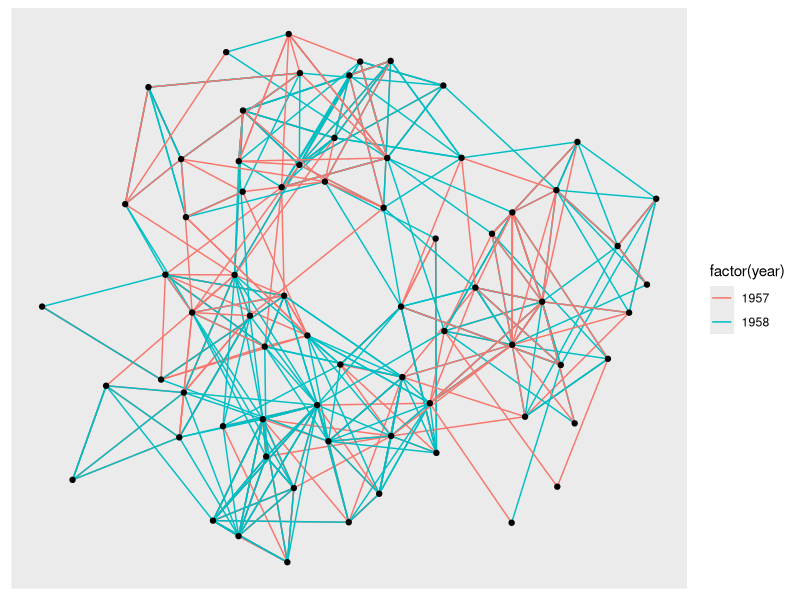
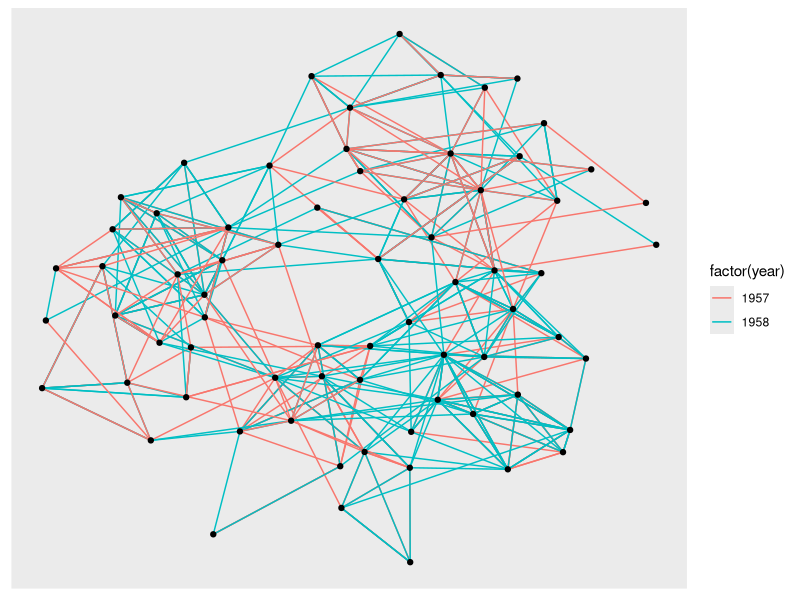
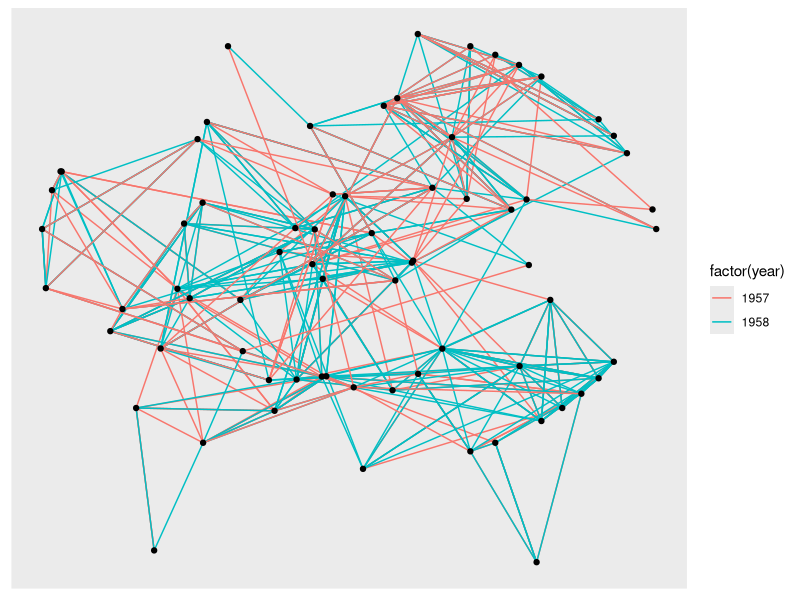
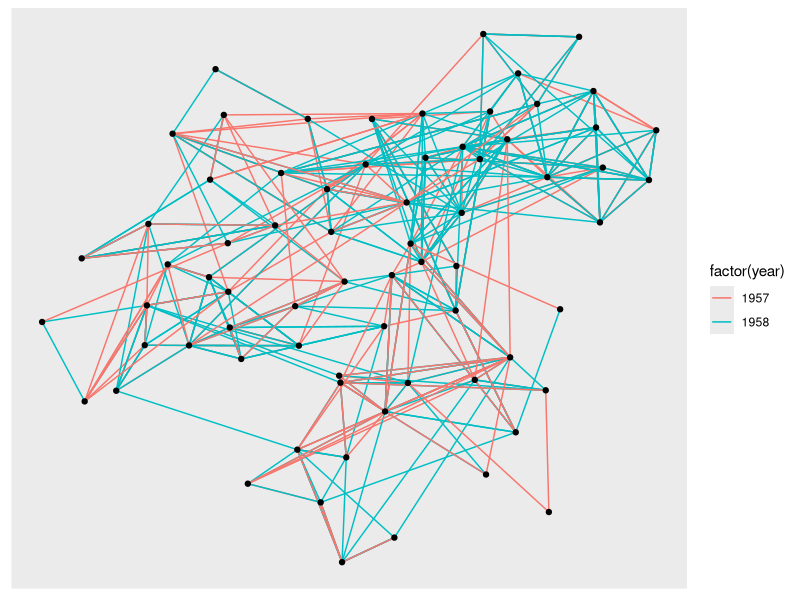
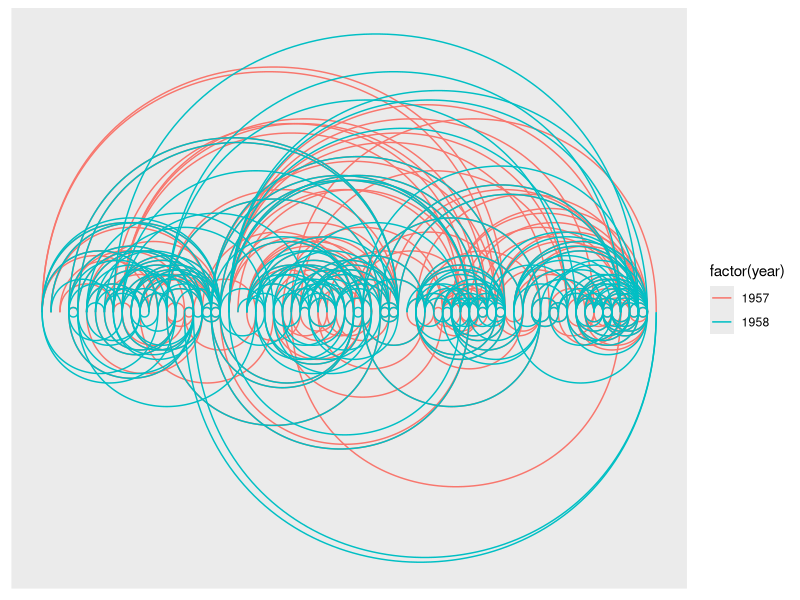
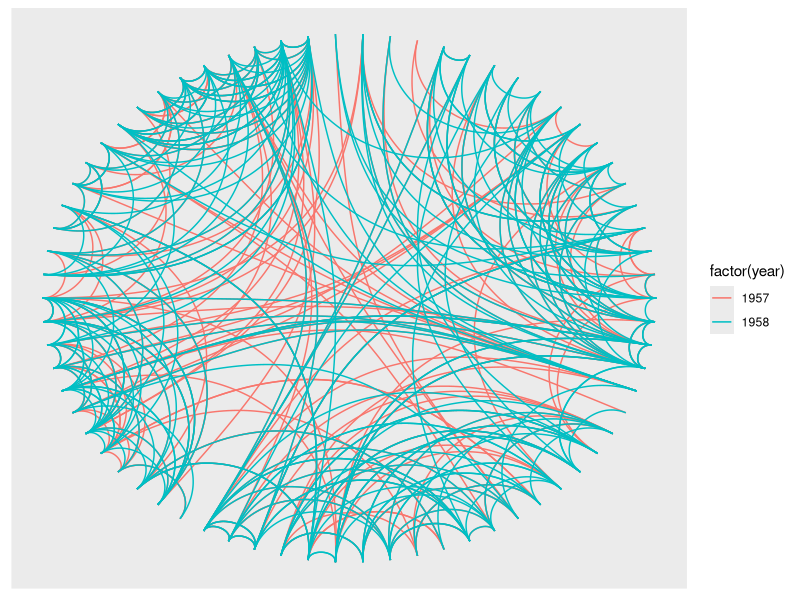
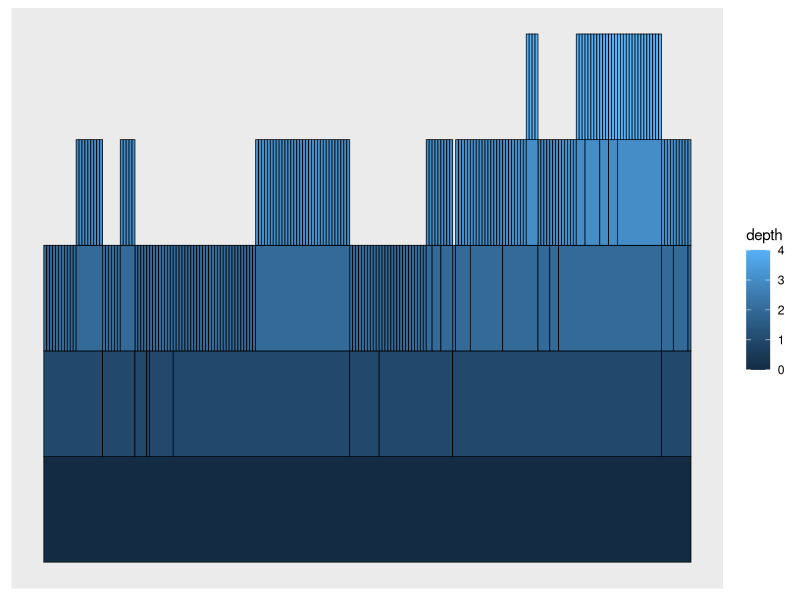
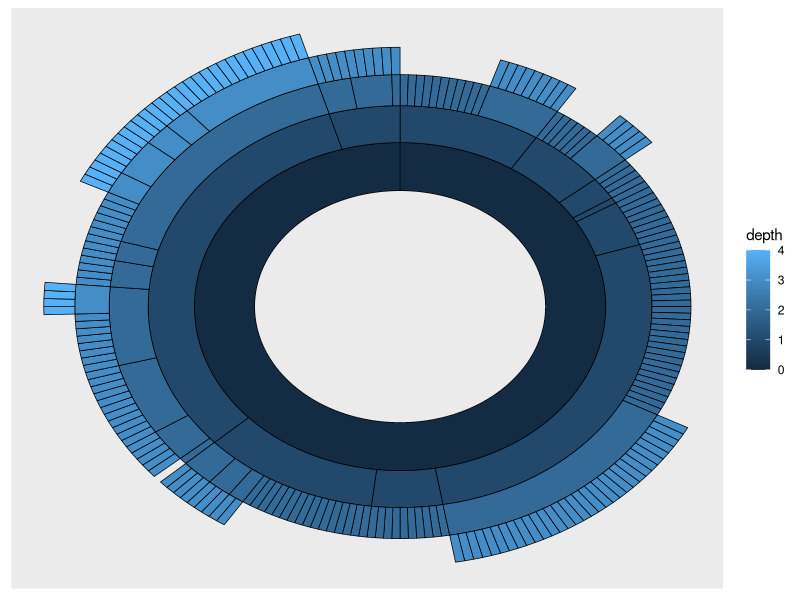

Write R code to recreate these figures, in order. (Note: this script raises an error after producing the figures.)
### NS 02/04/2020
# ggprah by Thomas Lin Pedersen, dev through (atleast) 2020
# https://github.com/thomasp85/ggraph

### ggraph layout vignette -----
message("Working from the post:")
browseURL("https://www.data-imaginist.com/2017/ggraph-introduction-layouts/")

library(ggraph)
library(igraph)
graph <- graph_from_data_frame(highschool)

# Not specifying the layout - defaults to "auto"
ggraph(graph) + 
  geom_edge_link(aes(colour = factor(year))) + 
  geom_node_point()

# add a layout 'kk'
ggraph(graph, layout = 'kk') +
  geom_edge_link(aes(colour = factor(year))) +
  geom_node_point()

# add parameter maxiter, (specific to layout?)
ggraph(graph, layout = 'kk', maxiter = 100) +
  geom_edge_link(aes(colour = factor(year))) +
  geom_node_point()

# layout drl, can return layout as an obj
layout <- create_layout(graph, layout = 'drl')
ggraph(layout) + 
  geom_edge_link(aes(colour = factor(year))) + 
  geom_node_point()

head(layout)
attributes(layout)


# An arc diagram
ggraph(graph, layout = 'linear') + 
  geom_edge_arc(aes(colour = factor(year)))

# A coord diagram
ggraph(graph, layout = 'linear', circular = TRUE) + 
  geom_edge_arc(aes(colour = factor(year)))

graph <- graph_from_data_frame(flare$edges, vertices = flare$vertices)

# An icicle plot
ggraph(graph, 'partition') + 
  geom_node_tile(aes(fill = depth), size = 0.25)

# A sunburst plot
ggraph(graph, 'partition', circular = TRUE) + 
  geom_node_arc_bar(aes(fill = depth), size = 0.25)

# Hive plot
V(graph)$friends <- degree(graph, mode = 'in')
V(graph)$friends <- ifelse(V(graph)$friends < 5, 'few', 
                           ifelse(V(graph)$friends >= 15, 'many', 'medium'))
ggraph(graph, 'hive', axis = 'friends', sort.by = 'degree') + 
  geom_edge_hive(aes(colour = factor(year), alpha = ..index..)) + 
  geom_axis_hive(aes(colour = friends), size = 3, label = FALSE) + 
  coord_fixed()

### Hierarchical layouts
# Area hier
graph <- graph_from_data_frame(flare$edges, vertices = flare$vertices)
set.seed(1)
ggraph(graph, 'circlepack', weight = 'size') + 
  geom_node_circle(aes(fill = depth), size = 0.25, n = 50) + 
  coord_fixed()

# Network hier
set.seed(1)
ggraph(graph, 'circlepack', weight = 'size') + 
  geom_edge_link() + 
  geom_node_point(aes(colour = depth)) +
  coord_fixed()

# Treemap mosaic
ggraph(graph, 'treemap', weight = 'size') + 
  geom_node_tile(aes(fill = depth), size = 0.25)

# Treemap link-node
ggraph(graph, 'treemap', weight = 'size') + 
  geom_edge_link() + 
  geom_node_point(aes(colour = depth))

# Dendrogram "diagonal" (more loess than diag imo)
ggraph(graph, 'dendrogram') + 
  geom_edge_diagonal()

# Dendrogram "elbow"
dendrogram <- as.dendrogram(hclust(dist(iris[, 1:4])))
ggraph(dendrogram, 'dendrogram') + 
  geom_edge_elbow()

# Dendrogram, radial elbow
ggraph(dendrogram, 'dendrogram', circular = TRUE) + 
geom_edge_elbow() + 
  coord_fixed()

# Radial loess hier. 
warning("takes a lot of cycles to make.")
if (F){
  gr <- graph_from_data_frame(flare$edges, vertices = flare$vertices)
  l <- ggraph(gr, layout = 'partition', circular = TRUE)
  l + geom_edge_diagonal(aes(width = ..index.., alpha = ..index..), lineend = 'round') + 
    scale_edge_width(range = c(0.2, 1.5)) + 
    geom_node_point(aes(colour = depth)) + 
    coord_fixed()
}

## GIF like animation
##TODO: NOT WORKING, but looks great online, make as aanimate?
if (F) {
  #install.packages("tweenr");install.packages("ggraph");install.packages("igraph")
  library(tweenr);library(ggraph);library(igraph)
  igraph_layouts <- c('star', 'circle', 'gem', 'dh', 'graphopt', 'grid', 'mds', 
                      'randomly', 'fr', 'kk', 'drl', 'lgl')
  graph <- graph_from_data_frame(highschool)
  V(graph)$degree <- degree(graph)
  layouts <- lapply(igraph_layouts, create_layout, graph = graph)
  layouts_tween <- tween_states(c(layouts, layouts[1]), tweenlength = 1, 
                                statelength = 1, ease = 'cubic-in-out', 
                                nframes = length(igraph_layouts) * 16 + 8)
  title_transp <- tween_t(c(0, 1, 0, 0, 0), 16, 'cubic-in-out')[[1]]
  for (i in seq_len(length(igraph_layouts) * 16)) {
    tmp_layout <- layouts_tween[layouts_tween$.frame == i, ]
    layout <- igraph_layouts[ceiling(i / 16)]
    title_alpha <- title_transp[i %% 16]
    p <- ggraph(graph, 'manual', node.position = tmp_layout) + 
      geom_edge_fan(aes(alpha = ..index.., colour = factor(year)), n = 15) +
      geom_node_point(aes(size = degree)) + 
      scale_edge_color_brewer(palette = 'Dark2') + 
      ggtitle(paste0('Layout: ', layout)) + 
      theme_void() + 
      theme(legend.position = 'none', 
            plot.title = element_text(colour = alpha('black', title_alpha)))
    plot(p)
  }
}


### ggraph edges vignette -----
message("Working from the post:")
browseURL("https://www.data-imaginist.com/2017/ggraph-introduction-edges/")
message("I won't include most of the repeat content.")

library(ggraph)
library(igraph)

# let's make some of the student love themselves
hairball <- graph_from_data_frame(highschool)
loopy_hairball <- add_edges(hairball, rep(1:5, each=2), year = rep('1957', 5))
ggraph(loopy_hairball, layout = 'kk') + 
  geom_edge_link(aes(colour = year), alpha = 0.25) + 
  geom_edge_loop(aes(colour = year))

# Arrows
simple <- make_graph('bull')
# Random names - I swear
V(simple)$name <- c('Thomas', 'Bob', 'Hadley', 'Winston', 'Baptiste')
E(simple)$type <- sample(c('friend', 'foe'), 5, TRUE)

ggraph(simple, layout = 'graphopt') + 
  geom_edge_link(arrow = arrow(length = unit(4, 'mm')), 
                 end_cap = circle(3, 'mm')) + 
  geom_node_point(size = 5)

# Text nodes rather than point nodes
ggraph(simple, layout = 'graphopt') + 
  geom_edge_link(aes(start_cap = label_rect(node1.name),
                     end_cap = label_rect(node2.name)), 
                 arrow = arrow(length = unit(4, 'mm'))) + 
  geom_node_text(aes(label = name))

# Radial layout
ggraph(simple, layout = 'linear', circular = TRUE) + 
  geom_edge_arc(arrow = arrow(length = unit(4, 'mm')), 
                start_cap = circle(3, 'mm'),
                end_cap = circle(3, 'mm')) + 
  geom_node_point(size = 5) + 
  coord_fixed()

# Edge labels
ggraph(simple, layout = 'graphopt') + 
  geom_edge_link(aes(label = type), 
                 arrow = arrow(length = unit(4, 'mm')), 
                 end_cap = circle(3, 'mm')) + 
  geom_node_point(size = 5)

# "Flare graph" coord diagram with alpha
flaregraph <- graph_from_data_frame(flare$edges, vertices = flare$vertices)
from <- match(flare$imports$from, flare$vertices$name)
to <- match(flare$imports$to, flare$vertices$name)
ggraph(flaregraph, layout = 'dendrogram', circular = TRUE) + 
  geom_conn_bundle(data = get_con(from = from, to = to), alpha = 0.1) + 
  coord_fixed()
